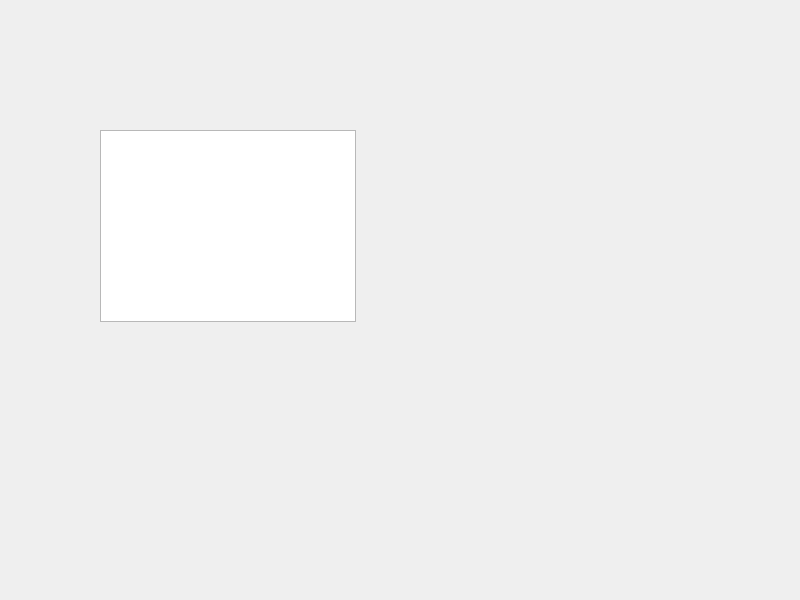
<?xml version="1.0" encoding="UTF-8"?>
<ui version="4.0">
 <class>MainWindow</class>
 <widget class="QMainWindow" name="MainWindow">
  <property name="geometry">
   <rect>
    <x>0</x>
    <y>0</y>
    <width>800</width>
    <height>600</height>
   </rect>
  </property>
  <property name="windowTitle">
   <string>MainWindow</string>
  </property>
  <widget class="QWidget" name="centralwidget">
   <widget class="QTreeView" name="treeView">
    <property name="geometry">
     <rect>
      <x>100</x>
      <y>130</y>
      <width>256</width>
      <height>192</height>
     </rect>
    </property>
    <property name="tabKeyNavigation">
     <bool>true</bool>
    </property>
   </widget>
  </widget>
 </widget>
 <resources/>
 <connections/>
</ui>
